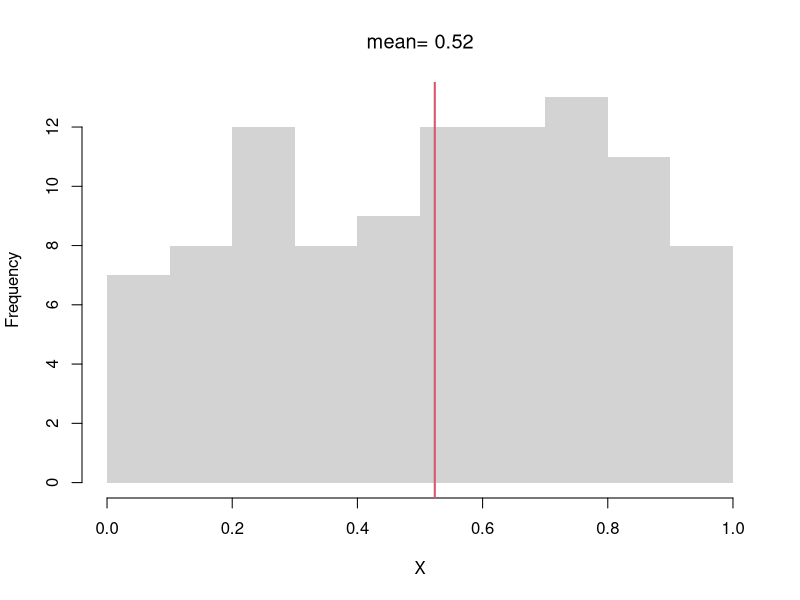
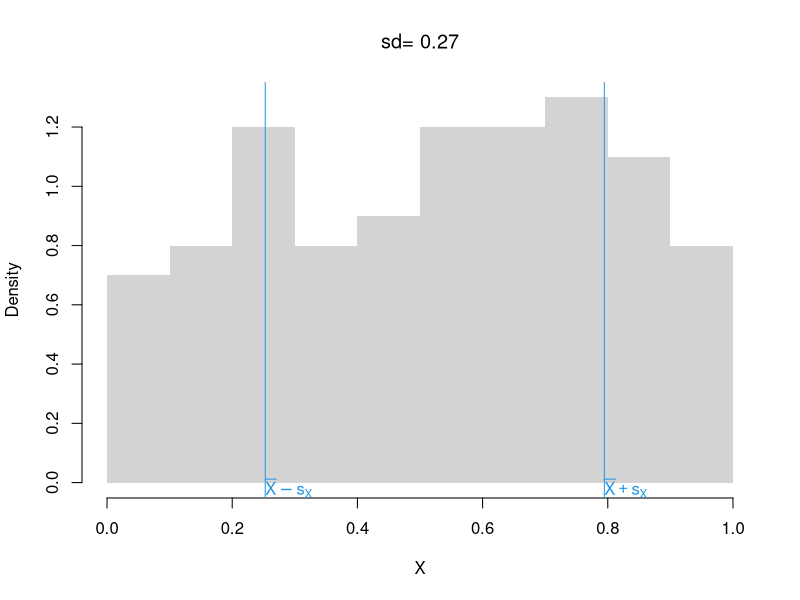
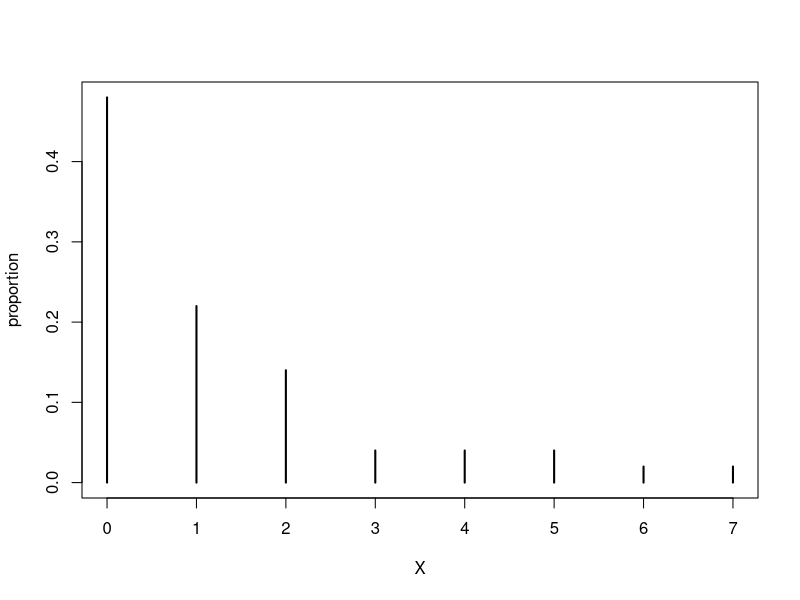
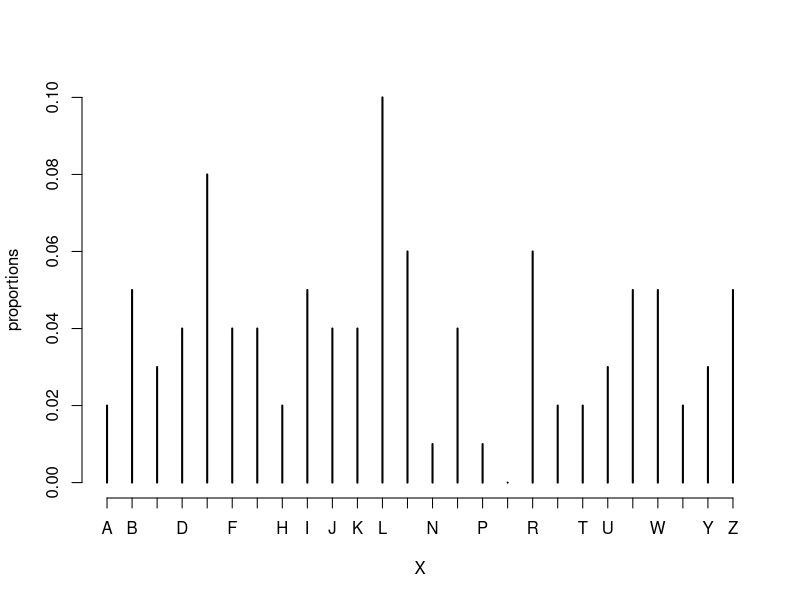
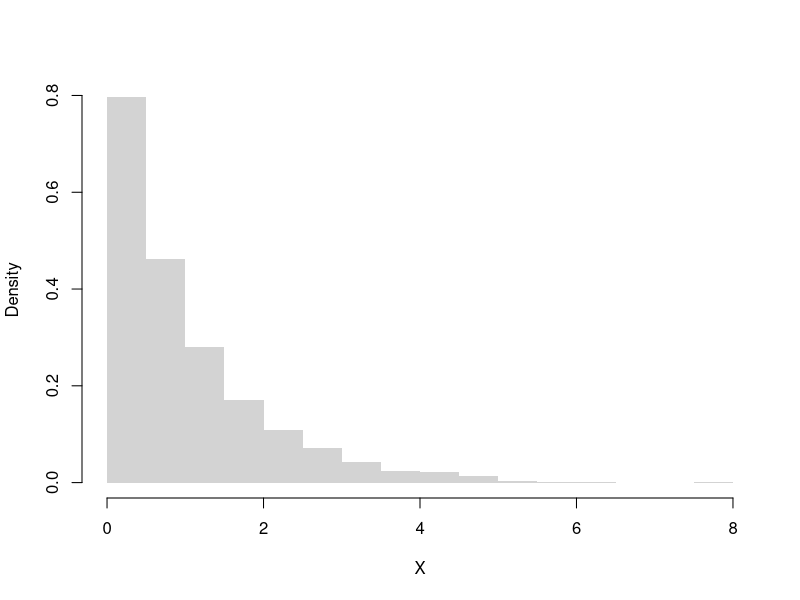
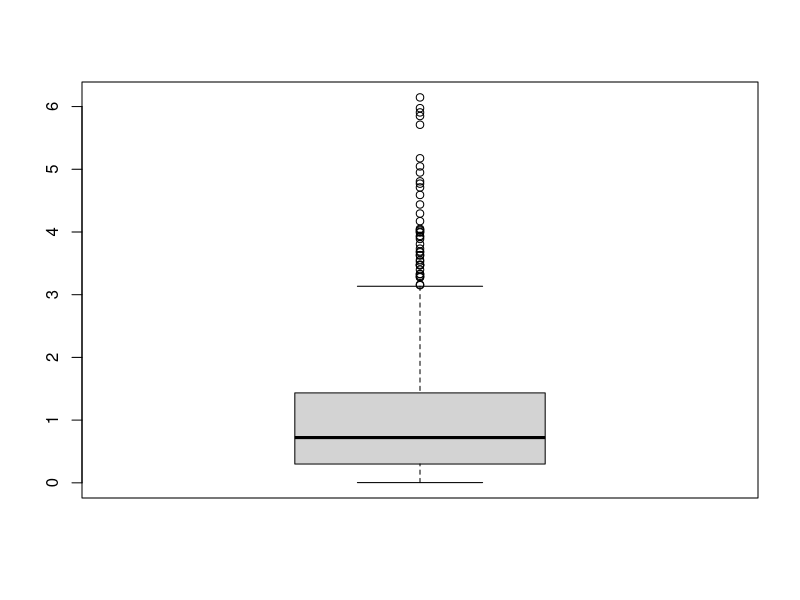
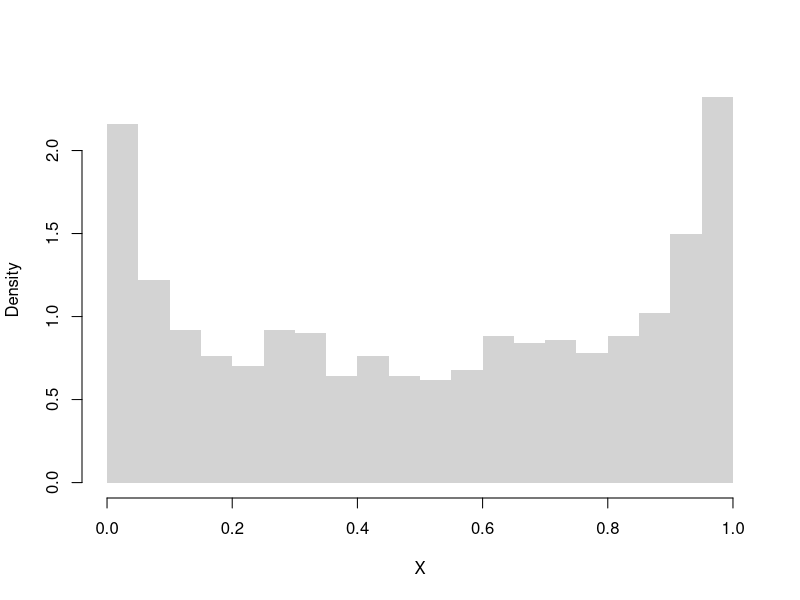
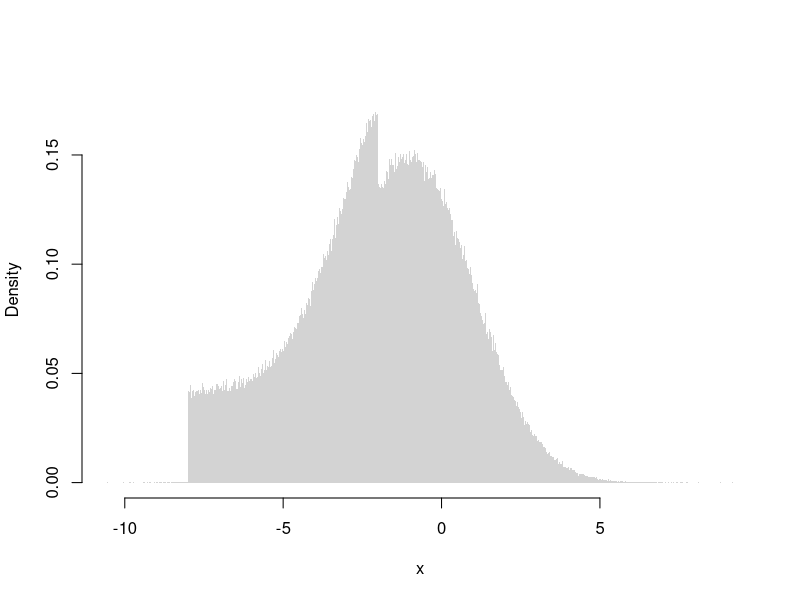

The R source for these figures, in order:
## ---- chunk 1
summary( runif(1000))
summary( rnorm(1000) )
## ---- chunk 2
# compute the mean of a random sample
X <- runif(100)
hist(X, border=NA, main=NA)
x_bar <- mean(X)  #sum(x)/length(x)
abline(v=x_bar, col=2, lwd=2)
title(paste0('mean= ', round(x_bar,2)), font.main=1)
## ---- chunk 3
s <- sd(X) # sqrt(var(X))
hist(X, border=NA, main=NA, freq=F)
s_lh <- c(x_bar - s,  x_bar + s)
abline(v=s_lh, col=4)
text(s_lh, -.02,
    c( expression(bar(X)-s[X]), expression(bar(X)+s[X])),
    col=4, adj=0)
title(paste0('sd= ', round(s,2)), font.main=1)
## ---- chunk 4
var(X)
x_bar <- mean(X)
mean( (X - x_bar)^2 )
## ---- chunk 5
X <- rgeom(50, .4)
X

proportions <- table(X)/length(X)
plot(proportions, ylab='proportion')

# measures of central tendency
mean(X)
median(X)

# robustness to an extreme value
X_extreme <- c(X, 1000)
mean( X_extreme )
median( X_extreme )
## ---- chunk 6
#sd(X)
mad(X, constant=1) # median( abs(X - median(X)) )

#sd(X) # another alternative
#IQR(X) # diff( quantile(x, probs=c(.25,.75)))
## ---- chunk 7
# Draw 3 Random Letters
K <- length(LETTERS)
X_id <- rmultinom(3, 1, prob=rep(1/K,K))
X_id

# Draw Random Letters 100 Times
X_id <- rowSums(rmultinom(100, 1, prob=rep(1/K,K)))
X <- lapply(1:K, function(k){
    rep(LETTERS[k], X_id[k])
})
X <- factor(unlist(X), levels=LETTERS)

proportions <- table(X)/length(X)
plot(proportions)

# mode(s)
names(proportions)[proportions==max(proportions)]

# freq. spreads
sd(proportions)
sum(proportions^2)
# freq. concentration at mode
max(proportions)/mean(proportions)
## ---- chunk 8
X <- rweibull(1000, shape=1)
hist(X, border=NA, main=NA, freq=F, breaks=20)

skewness <-  function(X){
 X_bar <- mean(X)
 m3 <- mean((X - X_bar)^3)
 s3 <- sd(X)^3
 skew <- m3/s3
 return(skew)
}

skewness( rweibull(1000, shape=1))
skewness( rweibull(1000, shape=10) )
## ---- chunk 9
X <- rweibull(1000, shape=1)
boxplot(X, main=NA)

kurtosis <- function(X){  
 X_bar <- mean(X)
 m4 <- mean((X - X_bar)^4) 
 s4 <- sd(X)^4
 kurt <- m4/s4 - 3
 return(kurt)
}

kurtosis( rweibull(1000, shape=1))
kurtosis( rweibull(1000, shape=10) )
## ---- chunk 10
# Number of Modes
X <- rbeta(1000, .6, .6)
hist(X, border=NA, main=NA, freq=F, breaks=20)

# Random Number Generator 
r_ugly1 <- function(n, theta1=c(-8,-1), theta2=c(-2,2), rho=.25){
    omega   <- rbinom(n, size=1, rho)
    epsilon <- omega * runif(n, theta1[1], theta2[1]) +
        (1-omega) * rnorm(n, theta1[2], theta2[2])
    return(epsilon)
}
# Large Sample
par(mfrow=c(1,1))
x <- seq(-12,6,by=.001)
rX <- r_ugly1(1000000)
hist(rX, breaks=1000,  freq=F, border=NA,
    xlab="x", main='')
## ---- chunk 11
X <- rbinom(10000, size=1, prob=.75)

round( mean(X), 4)

round( var(X), 4)
## ---- chunk 12
# Compute probability weights for unique values
h  <- table(X) #table of counts
wt <- c(h)/length(X) #probabilities (must sum to 1)
xt <- as.numeric(names(h)) #values
# Weighted Mean
X_mean <- sum(wt*xt)
X_mean
## ---- chunk 13
X  <-  sample(c(0,1,2), 1000, replace=T)

#Try also computing a weighted variance
# X_var <- sum(wt * (X - x_mean)^2)/sum(wt)
## ---- chunk 14
# values and probabilities
h  <- hist(X, plot=F)
wt <- h[['counts']]/length(x) 
xt <- h[['mids']]
# Weighted mean
X_mean <- sum(wt*xt)
X_mean

# Compare to "mean(x)"
## ---- chunk 15
X <- runif(10000, -1,1)
round( mean(X), 4)
round( var(X), 4)
